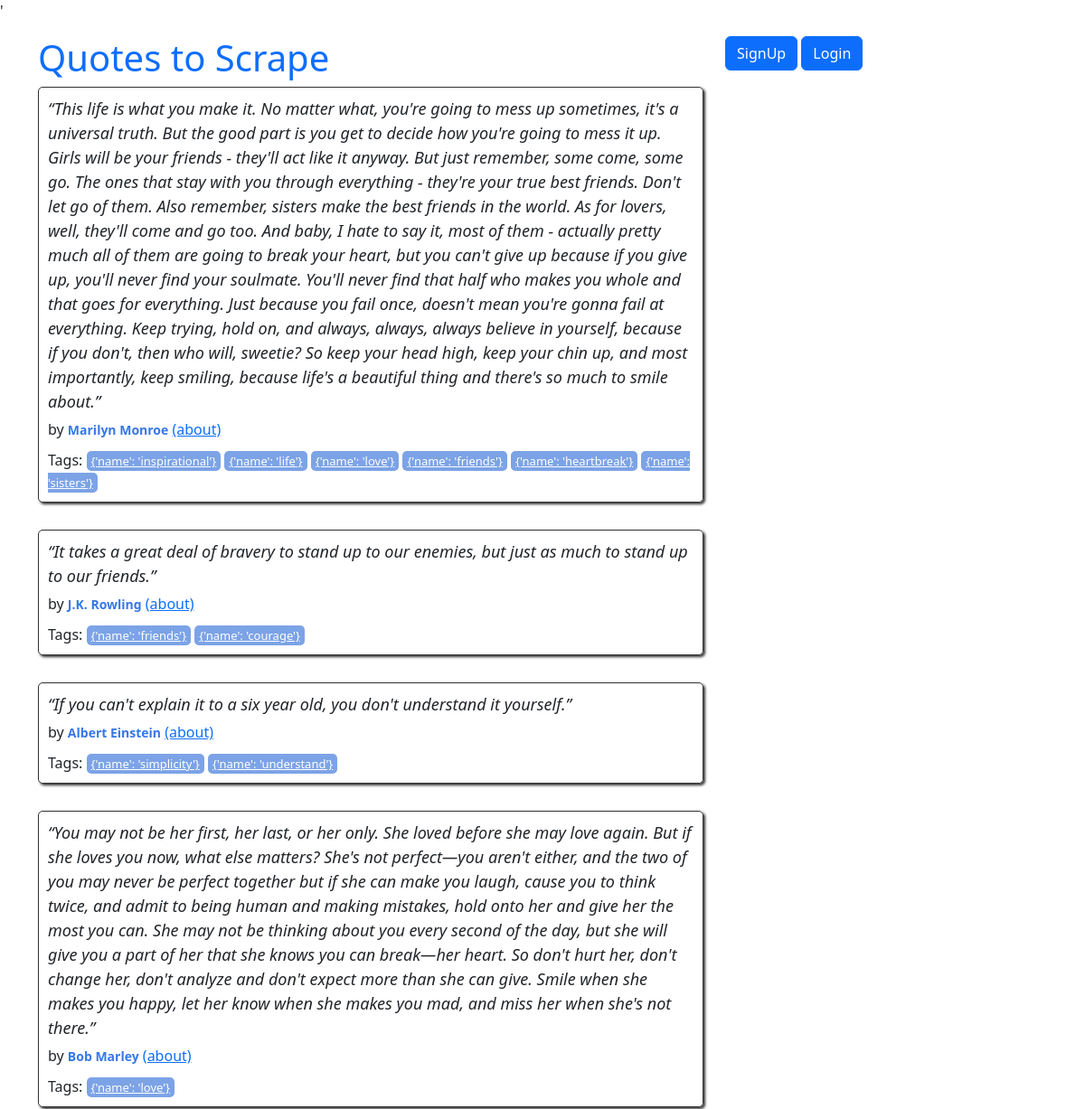
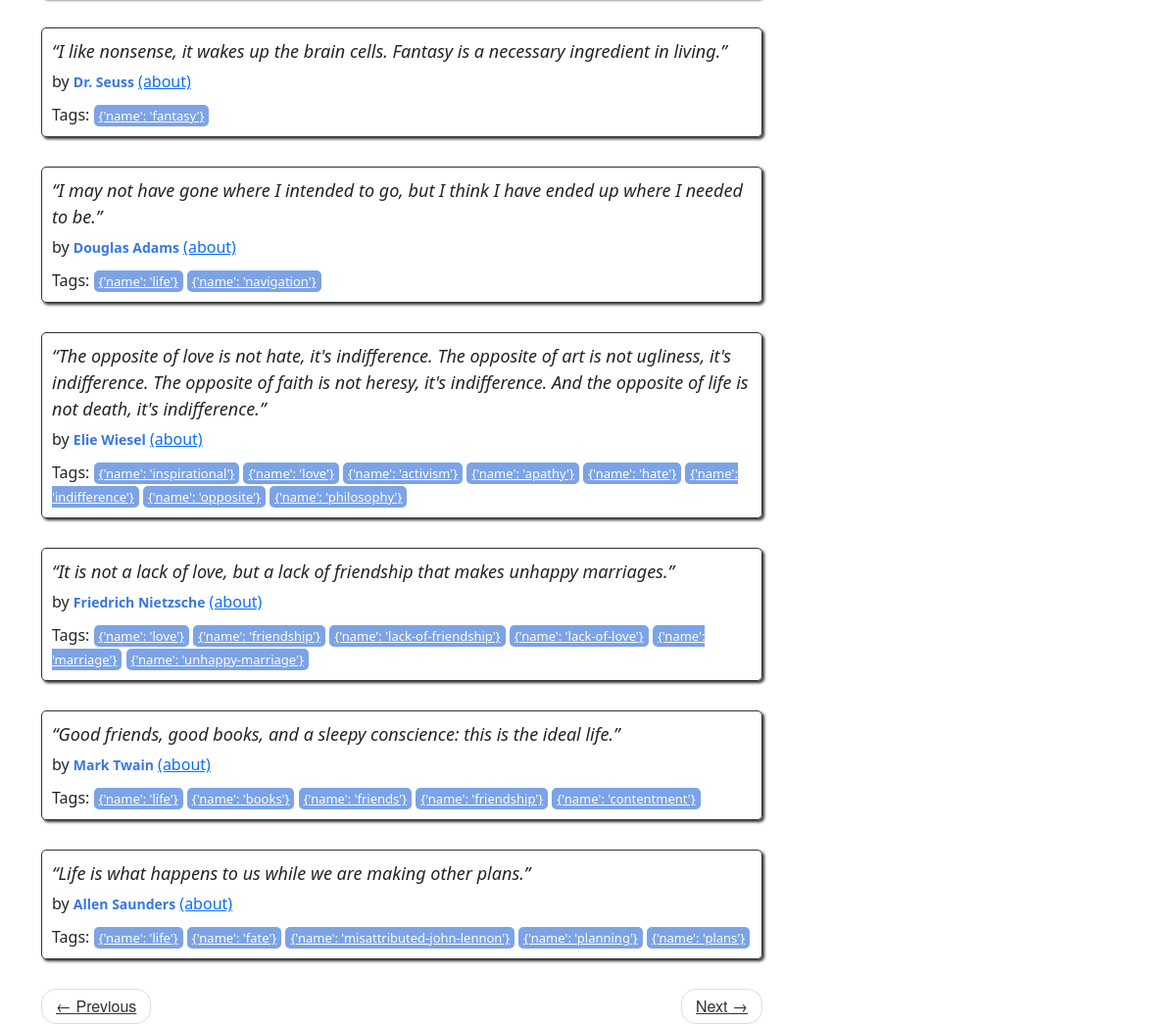
/2, run on the app's committed database (2 pictures, top to bottom).
### quotes/models.py (models this page shows)
class Quote(models.Model):
    quote = models.TextField()
    tags = models.ManyToManyField(Tag)
    author = models.ForeignKey(Author, on_delete=models.CASCADE, default=None,null=True)
    created = models.DateTimeField(auto_now_add=True)

class Author(models.Model):
    fullname = models.CharField(max_length=100)
    born_date = models.CharField(max_length=50)
    born_location = models.CharField(max_length=150)
    description = models.TextField()
    created = models.DateTimeField(auto_now_add=True)

class Tag(models.Model):
    name = models.CharField(max_length=150, null=False, unique=True)

### quotes/views.py (the view)
# urls.py: path('', views.main,name="root"),
def main(request, page = 1):
    quotes = Quote.objects.all()
    per_page = 10
    paginator = Paginator(list(quotes),per_page)
    quotes_on_page = paginator.page(page)
    return render(request, 'quotes/index.html', context={'quotes': quotes_on_page})

### quotes/templatetags/extract.py (called while the page is built)
def get_author_fullname(author):
    try:
        author = Author.objects.get(pk=author.pk)
        if author:
            return author.fullname
        else:
            return ""
    except Author.DoesNotExist:
        return "Anonymous"

def get_author_id(author):
    try:
        author = Author.objects.get(pk=author.pk)
        if author:
            return author.pk
        else:
            return ""
    except Author.DoesNotExist:
        return "Anonymous"

### quotes/templates/quotes/index.html
{% extends 'quotes/base.html' %}
{% load extract %}
{% block content %}
<div class="row">
    <div class="col-md-8">
        {% for quote in quotes %}
        <div class="quote" itemscope itemtype="http://schema.org/CreativeWork">
            <span class="text" itemprop="text">{{quote.quote}}</span>
            <span>by <small class="author" itemprop="author">{{quote.author|author_name}}</small>
                <a href="author/{{quote.author|author_id}}">(about)</a>
            </span>
            <div class="tags">
                Tags:
                {% for tag in quote.tags.all %}
                <a class="tag" href="/tag/{{ tag.slug }}">{{ tag.name }}</a>
                {% endfor %}
            </div>
        </div>
        {% endfor %}
        <nav>
            <ul class="pager">
                <li class="previous">
                    <a
                        class="{%if not quotes.has_previous %} disabled {% endif %}"
                        href="{%if quotes.has_previous %} {% url 'quotes:root_paginate' quotes.previous_page_number%} {% else %} # {% endif %}">
                        <span aria-hidden="true">←</span>
                        Previous</a>
                </li>
                <li class="next">
                    <a class="{%if not quotes.has_next %} disabled {% endif %}"
                        href="{%if quotes.has_next %} {% url 'quotes:root_paginate' quotes.next_page_number%} {% else %} # {% endif %}">
                        Next <span aria-hidden="true">→</span></a>
                </li>
            </ul>
        </nav>
    </div>
    {% endblock %}

### quotes/static/quotes/style.css (style rules this page uses)
.quote { padding: 10px; margin-bottom: 30px; border: 1px solid #333333; border-radius: 5px; box-shadow: 2px 2px 3px #333333; }
.quote span.text { display: block; margin-bottom: 5px; font-size: large; font-style: italic; }
.quote small.author { font-weight: bold; color: #3677E8; }
.quote .tags { margin-top: 10px; }
.tag { padding: 2px 5px; border-radius: 5px; color: white; font-size: small; background-color: #7CA3E6; }
.pager { font-family: "Raleway", "Helvetica Neue", Helvetica, Arial, sans-serif; }
.pager { padding-left: 0; margin: 22px 0; list-style: none; text-align: center; }
.pager li { display: inline; }
.pager .previous>a, .pager .previous>span { float: left; }
.pager .next>a, .pager .next>span { float: right; }
.pager li>a, .pager li>span { display: inline-block; padding: 5px 14px; background-color: #ffffff; border: 1px solid #dddddd; border-radius: 15px; }
.pager a { color: #333333; }

### data on the page
Quote: quote "“This life is what you make it. No matter what, you're going to mess up sometimes, it's a universal truth. But the good part is you get to decide how you're going to mess it up. Girls will be your friends - they'll act like it anyway. But just remember, some come, some go. The ones that stay with you through everything - they're your true best friends. Don't let go of them. Also remember, sisters make the best friends in the world. As for lovers, well, they'll come and go too. And baby, I hate to say it, most of them - actually pretty much all of them are going to break your heart, but you can't give up because if you give up, you'll never find your soulmate. You'll never find that half who…", author|author_name "Marilyn Monroe"
Tag: name "{'name': 'inspirational'}"
Tag: name "{'name': 'life'}"
Tag: name "{'name': 'love'}"
Tag: name "{'name': 'friends'}"
Tag: name "{'name': 'heartbreak'}"
Tag: name "{'name': 'sisters'}"
Quote: quote "“It takes a great deal of bravery to stand up to our enemies, but just as much to stand up to our friends.”", author|author_name "J.K. Rowling"
Tag: name "{'name': 'courage'}"
Quote: quote "“If you can't explain it to a six year old, you don't understand it yourself.”", author|author_name "Albert Einstein"
Tag: name "{'name': 'simplicity'}"
Tag: name "{'name': 'understand'}"
Quote: quote "“You may not be her first, her last, or her only. She loved before she may love again. But if she loves you now, what else matters? She's not perfect—you aren't either, and the two of you may never be perfect together but if she can make you laugh, cause you to think twice, and admit to being human and making mistakes, hold onto her and give her the most you can. She may not be thinking about you every second of the day, but she will give you a part of her that she knows you can break—her heart. So don't hurt her, don't change her, don't analyze and don't expect more than she can give. Smile when she makes you happy, let her know when she makes you mad, and miss her when she's not there.”", author|author_name "Bob Marley"
Quote: quote "“I like nonsense, it wakes up the brain cells. Fantasy is a necessary ingredient in living.”", author|author_name "Dr. Seuss"
Tag: name "{'name': 'fantasy'}"
Quote: quote "“I may not have gone where I intended to go, but I think I have ended up where I needed to be.”", author|author_name "Douglas Adams"
Tag: name "{'name': 'navigation'}"
Quote: quote "“The opposite of love is not hate, it's indifference. The opposite of art is not ugliness, it's indifference. The opposite of faith is not heresy, it's indifference. And the opposite of life is not death, it's indifference.”", author|author_name "Elie Wiesel"
Tag: name "{'name': 'activism'}"
Tag: name "{'name': 'apathy'}"
Tag: name "{'name': 'hate'}"
Tag: name "{'name': 'indifference'}"
Tag: name "{'name': 'opposite'}"
Tag: name "{'name': 'philosophy'}"
Quote: quote "“It is not a lack of love, but a lack of friendship that makes unhappy marriages.”", author|author_name "Friedrich Nietzsche"
Tag: name "{'name': 'friendship'}"
Tag: name "{'name': 'lack-of-friendship'}"
Tag: name "{'name': 'lack-of-love'}"
Tag: name "{'name': 'marriage'}"
Tag: name "{'name': 'unhappy-marriage'}"
Quote: quote "“Good friends, good books, and a sleepy conscience: this is the ideal life.”", author|author_name "Mark Twain"
Tag: name "{'name': 'books'}"
Tag: name "{'name': 'contentment'}"
Quote: quote "“Life is what happens to us while we are making other plans.”", author|author_name "Allen Saunders"
Tag: name "{'name': 'fate'}"
Tag: name "{'name': 'misattributed-john-lennon'}"
Tag: name "{'name': 'planning'}"
Tag: name "{'name': 'plans'}"
